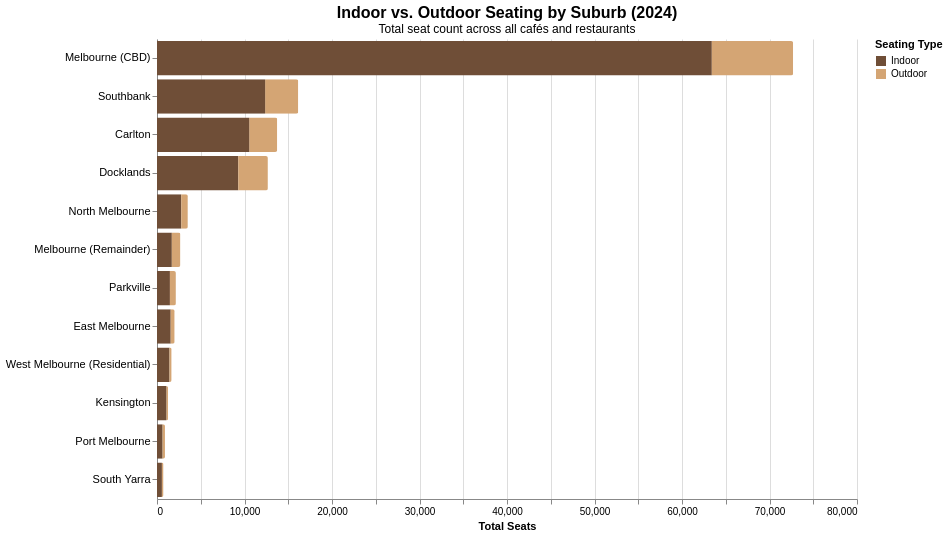

Write the Vega-Lite specification saved for this chart.
### Vega-Lite specification from a JSON file in a GitHub repository (floating-point values rounded to 4 significant figures)
{"$schema": "https://vega.github.io/schema/vega-lite/v5.json", "title": {"text": "Indoor vs. Outdoor Seating by Suburb (2024)", "subtitle": "Total seat count across all cafés and restaurants", "fontSize": 16, "subtitleFontSize": 12}, "width": 700, "height": 460, "data": {"values": [{"area": "Carlton", "type": "Outdoor", "seats": 3199}, {"area": "Carlton", "type": "Indoor", "seats": 10539}, {"area": "Docklands", "type": "Indoor", "seats": 9284}, {"area": "Docklands", "type": "Outdoor", "seats": 3387}, {"area": "East Melbourne", "type": "Indoor", "seats": 1567}, {"area": "East Melbourne", "type": "Outdoor", "seats": 451}, {"area": "Kensington", "type": "Outdoor", "seats": 208}, {"area": "Kensington", "type": "Indoor", "seats": 1064}, {"area": "Melbourne (CBD)", "type": "Indoor", "seats": 63408}, {"area": "Melbourne (CBD)", "type": "Outdoor", "seats": 9290}, {"area": "Melbourne (Remainder)", "type": "Indoor", "seats": 1695}, {"area": "Melbourne (Remainder)", "type": "Outdoor", "seats": 979}, {"area": "North Melbourne", "type": "Indoor", "seats": 2771}, {"area": "North Melbourne", "type": "Outdoor", "seats": 753}, {"area": "Parkville", "type": "Indoor", "seats": 1477}, {"area": "Parkville", "type": "Outdoor", "seats": 681}, {"area": "Port Melbourne", "type": "Outdoor", "seats": 299}, {"area": "Port Melbourne", "type": "Indoor", "seats": 613}, {"area": "South Yarra", "type": "Outdoor", "seats": 189}, {"area": "South Yarra", "type": "Indoor", "seats": 555}, {"area": "Southbank", "type": "Outdoor", "seats": 3784}, {"area": "Southbank", "type": "Indoor", "seats": 12357}, {"area": "West Melbourne (Residential)", "type": "Indoor", "seats": 1429}, {"area": "West Melbourne (Residential)", "type": "Outdoor", "seats": 244}]}, "mark": {"type": "bar", "cornerRadiusEnd": 2}, "encoding": {"y": {"field": "area", "type": "nominal", "sort": "-x", "title": null, "axis": {"labelFontSize": 11}}, "x": {"field": "seats", "type": "quantitative", "title": "Total Seats", "stack": "zero"}, "color": {"field": "type", "type": "nominal", "title": "Seating Type", "scale": {"domain": ["Indoor", "Outdoor"], "range": ["#6F4E37", "#D4A574"]}}, "tooltip": [{"field": "area", "type": "nominal", "title": "Area"}, {"field": "type", "type": "nominal", "title": "Type"}, {"field": "seats", "type": "quantitative", "title": "Seats", "format": ","}]}, "config": {"view": {"stroke": null}}}
